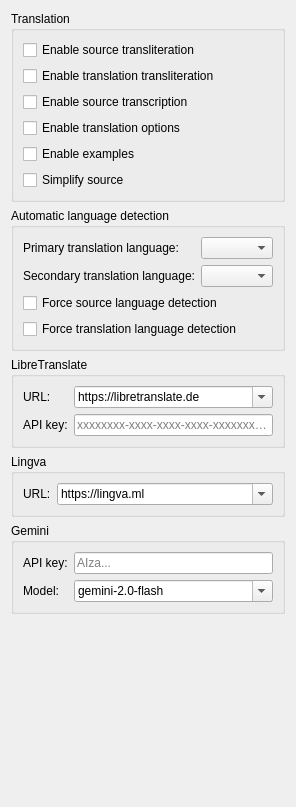
          <widget class="QWidget" name="translationPage">
           <property name="sizePolicy">
            <sizepolicy hsizetype="Ignored" vsizetype="Ignored">
             <horstretch>0</horstretch>
             <verstretch>0</verstretch>
            </sizepolicy>
           </property>
           <layout class="QVBoxLayout" name="translationLayout">
            <item>
             <widget class="QGroupBox" name="translationGroupBox">
              <property name="title">
               <string>Translation</string>
              </property>
              <layout class="QVBoxLayout" name="translationBoxLayout">
               <item>
                <widget class="QCheckBox" name="sourceTranslitCheckBox">
                 <property name="toolTip">
                  <string>&lt;html&gt;&lt;head/&gt;&lt;body&gt;&lt;p&gt;Enable or disable source transliteration&lt;/p&gt;&lt;/body&gt;&lt;/html&gt;</string>
                 </property>
                 <property name="text">
                  <string>Enable source transliteration</string>
                 </property>
                </widget>
               </item>
               <item>
                <widget class="QCheckBox" name="translationTranslitCheckBox">
                 <property name="toolTip">
                  <string>&lt;html&gt;&lt;head/&gt;&lt;body&gt;&lt;p&gt;Enable or disable translation transliteration&lt;/p&gt;&lt;/body&gt;&lt;/html&gt;</string>
                 </property>
                 <property name="text">
                  <string>Enable translation transliteration</string>
                 </property>
                </widget>
               </item>
               <item>
                <widget class="QCheckBox" name="sourceTranscriptionCheckBox">
                 <property name="toolTip">
                  <string>&lt;html&gt;&lt;head/&gt;&lt;body&gt;&lt;p&gt;Enable or disable source transcription&lt;/p&gt;&lt;/body&gt;&lt;/html&gt;</string>
                 </property>
                 <property name="text">
                  <string>Enable source transcription</string>
                 </property>
                </widget>
               </item>
               <item>
                <widget class="QCheckBox" name="translationOptionsCheckBox">
                 <property name="toolTip">
                  <string>&lt;html&gt;&lt;head/&gt;&lt;body&gt;&lt;p&gt;Enable or disable translation options&lt;/p&gt;&lt;/body&gt;&lt;/html&gt;</string>
                 </property>
                 <property name="text">
                  <string>Enable translation options</string>
                 </property>
                </widget>
               </item>
               <item>
                <widget class="QCheckBox" name="examplesCheckBox">
                 <property name="toolTip">
                  <string>&lt;html&gt;&lt;head/&gt;&lt;body&gt;&lt;p&gt;Enable or disable usage examples&lt;/p&gt;&lt;/body&gt;&lt;/html&gt;</string>
                 </property>
                 <property name="text">
                  <string>Enable examples</string>
                 </property>
                </widget>
               </item>
               <item>
                <widget class="QCheckBox" name="sourceSimplificationCheckBox">
                 <property name="toolTip">
                  <string>&lt;html&gt;&lt;head/&gt;&lt;body&gt;&lt;p&gt;Replace each sequence of whitespaces (this includes the ASCII characters '\t', '\n', '\v', '\f', '\r', and ' ') with a single space in queries&lt;/p&gt;&lt;/body&gt;&lt;/html&gt;</string>
                 </property>
                 <property name="text">
                  <string>Simplify source</string>
                 </property>
                </widget>
               </item>
              </layout>
             </widget>
            </item>
            <item>
             <widget class="QGroupBox" name="langDetectionGroupBox">
              <property name="title">
               <string>Automatic language detection</string>
              </property>
              <layout class="QFormLayout" name="formLayout_5">
               <item row="0" column="0">
                <widget class="QLabel" name="primaryLangLabel">
                 <property name="text">
                  <string>Primary translation language:</string>
                 </property>
                </widget>
               </item>
               <item row="0" column="1">
                <widget class="QComboBox" name="primaryLangComboBox">
                 <property name="toolTip">
                  <string>&lt;html&gt;&lt;head/&gt;&lt;body&gt;&lt;p&gt;Language to which text will be translated when autodetecting&lt;/p&gt;&lt;/body&gt;&lt;/html&gt;</string>
                 </property>
                </widget>
               </item>
               <item row="1" column="0">
                <widget class="QLabel" name="secondaryLangLabel">
                 <property name="text">
                  <string>Secondary translation language:</string>
                 </property>
                </widget>
               </item>
               <item row="1" column="1">
                <widget class="QComboBox" name="secondaryLangComboBox">
                 <property name="toolTip">
                  <string>&lt;html&gt;&lt;head/&gt;&lt;body&gt;&lt;p&gt;Language to which the text will be translated if it is in the language selected above&lt;/p&gt;&lt;/body&gt;&lt;/html&gt;</string>
                 </property>
                </widget>
               </item>
               <item row="2" column="0" colspan="2">
                <widget class="QCheckBox" name="forceSourceAutodetectCheckBox">
                 <property name="toolTip">
                  <string>&lt;html&gt;&lt;head/&gt;&lt;body&gt;&lt;p&gt;Automatically switch to &lt;span style=&quot; font-style:italic;&quot;&gt;Auto&lt;/span&gt; when using OCR and global shortcuts&lt;/p&gt;&lt;/body&gt;&lt;/html&gt;</string>
                 </property>
                 <property name="text">
                  <string>Force source language detection</string>
                 </property>
                </widget>
               </item>
               <item row="3" column="0" colspan="2">
                <widget class="QCheckBox" name="forceTranslationAutodetectCheckBox">
                 <property name="toolTip">
                  <string>&lt;html&gt;&lt;head/&gt;&lt;body&gt;&lt;p&gt;Automatically switch to &lt;span style=&quot; font-style:italic;&quot;&gt;Auto&lt;/span&gt; when using OCR and global shortcuts&lt;/p&gt;&lt;/body&gt;&lt;/html&gt;</string>
                 </property>
                 <property name="text">
                  <string>Force translation language detection</string>
                 </property>
                </widget>
               </item>
              </layout>
             </widget>
            </item>
            <item>
             <widget class="QGroupBox" name="libreTranslateGroupBox">
              <property name="title">
               <string notr="true">LibreTranslate</string>
              </property>
              <layout class="QFormLayout" name="formLayout_10">
               <item row="1" column="0">
                <widget class="QLabel" name="libreTranslateUrlLabel">
                 <property name="text">
                  <string notr="true">URL:</string>
                 </property>
                </widget>
               </item>
               <item row="2" column="1">
                <widget class="QLineEdit" name="libreTranslateApiKeyTextEdit">
                 <property name="toolTip">
                  <string>&lt;html&gt;&lt;head/&gt;&lt;body&gt;&lt;p&gt;LibreTranslate instance API key&lt;/p&gt;&lt;p&gt;Free instances listed here doesn't require a key, so field can be empty&lt;/p&gt;&lt;/body&gt;&lt;/html&gt;</string>
                 </property>
                 <property name="text">
                  <string notr="true"/>
                 </property>
                 <property name="placeholderText">
                  <string notr="true">xxxxxxxx-xxxx-xxxx-xxxx-xxxxxxxxxxxx</string>
                 </property>
                </widget>
               </item>
               <item row="2" column="0">
                <widget class="QLabel" name="libreTranslateApiKeyLabel">
                 <property name="text">
                  <string>API key:</string>
                 </property>
                </widget>
               </item>
               <item row="1" column="1">
                <widget class="QComboBox" name="libreTranslateUrlComboBox">
                 <property name="sizePolicy">
                  <sizepolicy hsizetype="MinimumExpanding" vsizetype="Fixed">
                   <horstretch>0</horstretch>
                   <verstretch>0</verstretch>
                  </sizepolicy>
                 </property>
                 <property name="toolTip">
                  <string>&lt;html&gt;&lt;head/&gt;&lt;body&gt;&lt;p&gt;LibreTranslate engine URL&lt;/p&gt;&lt;p&gt;All instances can be found here: https://github.com/LibreTranslate/LibreTranslate#mirrors&lt;/p&gt;&lt;/body&gt;&lt;/html&gt;</string>
                 </property>
                 <property name="editable">
                  <bool>true</bool>
                 </property>
                 <property name="currentText">
                  <string notr="true">https://libretranslate.de</string>
                 </property>
                 <item>
                  <property name="text">
                   <string notr="true">https://libretranslate.de</string>
                  </property>
                 </item>
                </widget>
               </item>
              </layout>
             </widget>
            </item>
            <item>
             <widget class="QGroupBox" name="lingvaGroupBox">
              <property name="title">
               <string notr="true">Lingva</string>
              </property>
              <layout class="QFormLayout" name="formLayout_11">
               <item row="0" column="0">
                <widget class="QLabel" name="lingvaUrlLabel">
                 <property name="text">
                  <string notr="true">URL:</string>
                 </property>
                </widget>
               </item>
               <item row="0" column="1">
                <widget class="QComboBox" name="lingvaUrlComboBox">
                 <property name="sizePolicy">
                  <sizepolicy hsizetype="MinimumExpanding" vsizetype="Fixed">
                   <horstretch>0</horstretch>
                   <verstretch>0</verstretch>
                  </sizepolicy>
                 </property>
                 <property name="toolTip">
                  <string>&lt;html&gt;&lt;head/&gt;&lt;body&gt;&lt;p&gt;Lingva engine URL&lt;/p&gt;&lt;p&gt;All instances can be found here: https://github.com/TheDavidDelta/lingva-translate#instances&lt;/p&gt;&lt;/body&gt;&lt;/html&gt;</string>
                 </property>
                 <property name="editable">
                  <bool>true</bool>
                 </property>
                 <property name="currentText">
                  <string notr="true">https://lingva.ml</string>
                 </property>
                 <item>
                  <property name="text">
                   <string notr="true">https://lingva.ml</string>
                  </property>
                 </item>
                 <item>
                  <property name="text">
                   <string notr="true">https://translate.plausibility.cloud</string>
                  </property>
                 </item>
                 <item>
                  <property name="text">
                   <string notr="true">https://lingva.lunar.icu</string>
                  </property>
                 </item>
                </widget>
               </item>
              </layout>
             </widget>
            </item>
            <item>
             <widget class="QGroupBox" name="geminiGroupBox">
              <property name="title">
               <string notr="true">Gemini</string>
              </property>
              <layout class="QFormLayout" name="formLayout_12">
               <item row="0" column="0">
                <widget class="QLabel" name="geminiApiKeyLabel">
                 <property name="text">
                  <string>API key:</string>
                 </property>
                </widget>
               </item>
               <item row="0" column="1">
                <widget class="QLineEdit" name="geminiApiKeyLineEdit">
                 <property name="toolTip">
                  <string>&lt;html&gt;&lt;head/&gt;&lt;body&gt;&lt;p&gt;Google AI Studio API key. Get one at &lt;a href=&quot;https://aistudio.google.com/apikey&quot;&gt;https://aistudio.google.com/apikey&lt;/a&gt;.&lt;/p&gt;&lt;/body&gt;&lt;/html&gt;</string>
                 </property>
                 <property name="echoMode">
                  <enum>QLineEdit::Password</enum>
                 </property>
                 <property name="placeholderText">
                  <string notr="true">AIza...</string>
                 </property>
                </widget>
               </item>
               <item row="1" column="0">
                <widget class="QLabel" name="geminiModelLabel">
                 <property name="text">
                  <string>Model:</string>
                 </property>
                </widget>
               </item>
               <item row="1" column="1">
                <widget class="QComboBox" name="geminiModelComboBox">
                 <property name="sizePolicy">
                  <sizepolicy hsizetype="MinimumExpanding" vsizetype="Fixed">
                   <horstretch>0</horstretch>
                   <verstretch>0</verstretch>
                  </sizepolicy>
                 </property>
                 <property name="toolTip">
                  <string>&lt;html&gt;&lt;head/&gt;&lt;body&gt;&lt;p&gt;Gemini model to use. Flash models are faster and cheaper; Pro offers higher quality.&lt;/p&gt;&lt;/body&gt;&lt;/html&gt;</string>
                 </property>
                 <property name="editable">
                  <bool>true</bool>
                 </property>
                 <property name="currentText">
                  <string notr="true">gemini-2.0-flash</string>
                 </property>
                 <item>
                  <property name="text">
                   <string notr="true">gemini-2.0-flash</string>
                  </property>
                 </item>
                 <item>
                  <property name="text">
                   <string notr="true">gemini-2.5-flash</string>
                  </property>
                 </item>
                 <item>
                  <property name="text">
                   <string notr="true">gemini-2.5-pro</string>
                  </property>
                 </item>
                </widget>
               </item>
              </layout>
             </widget>
            </item>
            <item>
             <spacer name="translationPageSpacer">
              <property name="orientation">
               <enum>Qt::Vertical</enum>
              </property>
              <property name="sizeHint" stdset="0">
               <size>
                <width>20</width>
                <height>182</height>
               </size>
              </property>
             </spacer>
            </item>
           </layout>
          </widget>
